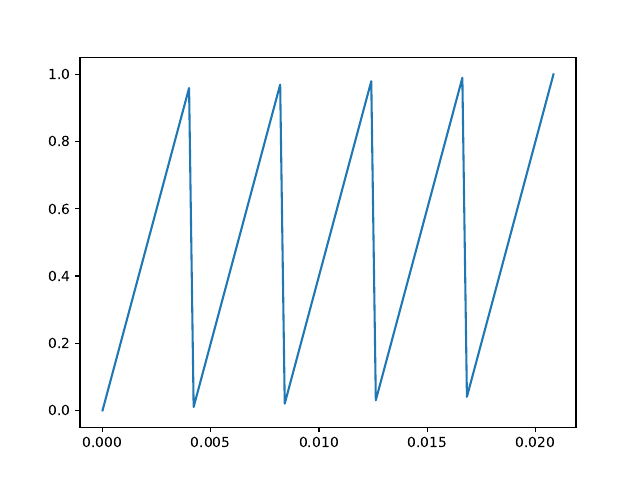

This chart was generated by the following Python code:
import matplotlib.pyplot as plt
import numpy as np

t = np.linspace(0,5/240,100)
plt.plot(t,  (t%(1/240))/(1/240))
plt.savefig("ex2_c.pdf")
plt.show()